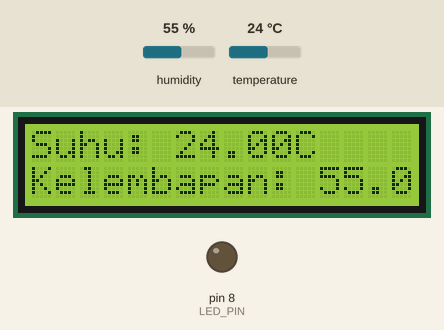
This sketch was run on a simulated Arduino Uno, built with avr-gcc and run on an emulated ATmega328P. Parts: 16×2 character LCD, output pins drawn as LEDs (lit = HIGH). The inputs (shaded band) are chosen by the test bench; at power-on: temperature 24 °C, humidity 55 %.

Above: at 1.3 s.
1.4 s: temperature set to 32.8 °C
At 3.0 s:
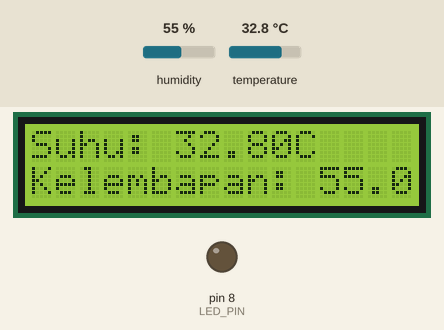
4.2 s: temperature set to 34.1 °C
At 4.5 s:
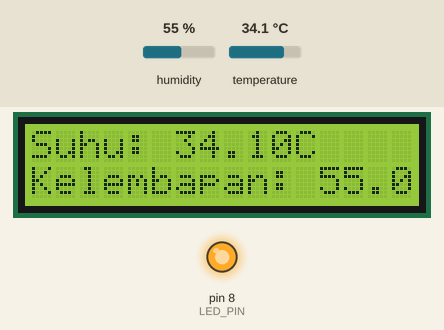
7.0 s: humidity set to 22 %
At 8.8 s:
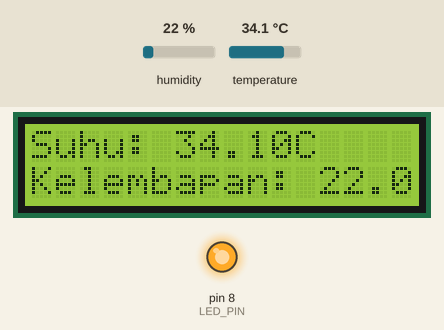
9.9 s: humidity set to 40 %
At 11.5 s:
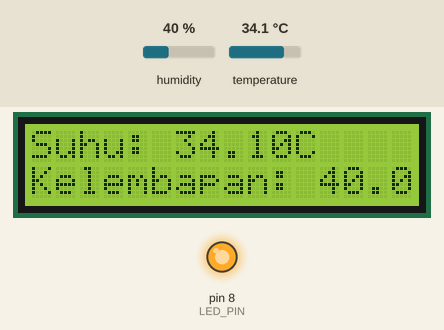
Timing chart, 0 to 13.0 s (numbered marks = the images above; inputs shaded):
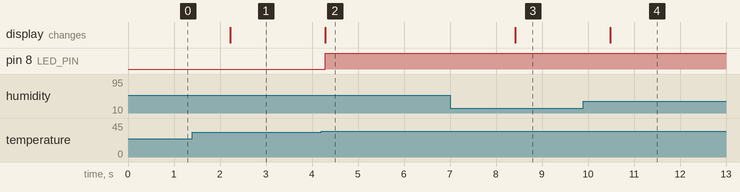

Measured:
- the behaviour switches between 33.5 and 33.6 °C on temperature (found by bisection; images 1 and 2)
- after the input at 1.4 s, the display: changes after 0.83 s (image 1)
- after the input at 4.2 s, pin 8 (LED_PIN): LOW → HIGH after 0.09 s; the display: changes after 0.09 s (image 2)
- after the input at 7.0 s, the display: changes after 1.4 s (image 3)
- after the input at 9.9 s, the display: changes after 0.59 s (image 4)

The sketch:

DHTwithLCD.ino
```cpp
#include <Wire.h>
#include <LiquidCrystal_I2C.h>
#include <DHT.h>

#define DHTPIN 2         // Pin data sensor DHT22 dihubungkan ke D2
#define DHTTYPE DHT22    // Jenis sensor DHT22
#define LED_PIN 8        // LED dihubungkan ke pin D8

DHT dht(DHTPIN, DHTTYPE);
LiquidCrystal_I2C lcd(0x27, 16, 2); // Alamat I2C LCD dengan 16 kolom dan 2 baris

void setup() {
  pinMode(LED_PIN, OUTPUT); // Mengatur pin LED sebagai output
  lcd.begin(16, 2);
  lcd.init();       // Inisialisasi LCD dengan 16 kolom dan 2 baris
  lcd.backlight();          // Menghidupkan backlight LCD
  dht.begin();              // Memulai sensor DHT
}

void loop() {
  // Membaca suhu dan kelembapan dari sensor DHT22
  float Kelembapan = dht.readHumidity();
  float Suhu = dht.readTemperature();

  // Cek apakah pembacaan gagal
  if (isnan(Kelembapan) || isnan(Suhu)) {
    lcd.setCursor(0, 0);
    lcd.print("Error Reading");
    return;
  }

  // Tampilkan suhu dan kelembapan di LCD
  lcd.setCursor(0, 0);
  lcd.print("Suhu: ");
  lcd.print(Suhu);
  lcd.print("C");

  lcd.setCursor(0, 1);
  lcd.print("Kelembapan: ");
  lcd.print(Kelembapan);
  lcd.print("%");

  // Nyalakan LED jika suhu lebih dari 30°C
  if (Suhu > 33.5) {
    digitalWrite(LED_PIN, HIGH); // Nyalakan LED
  } else {
    digitalWrite(LED_PIN, LOW);  // Matikan LED
  }

  delay(1000); // Tunggu 2 detik sebelum pembacaan berikutnya
}
```
